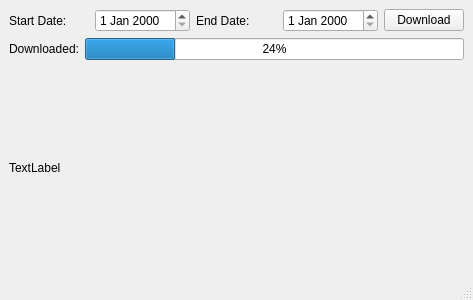
<?xml version="1.0" encoding="UTF-8"?>
<ui version="4.0">
 <class>MainWindow</class>
 <widget class="QMainWindow" name="MainWindow">
  <property name="geometry">
   <rect>
    <x>0</x>
    <y>0</y>
    <width>473</width>
    <height>300</height>
   </rect>
  </property>
  <property name="windowTitle">
   <string>MainWindow</string>
  </property>
  <widget class="QWidget" name="centralwidget">
   <layout class="QGridLayout" name="gridLayout">
    <item row="0" column="0">
     <layout class="QVBoxLayout" name="verticalLayout_2">
      <item>
       <layout class="QVBoxLayout" name="verticalLayout">
        <item>
         <layout class="QHBoxLayout" name="horizontalLayout">
          <item>
           <widget class="QLabel" name="startDateLabel">
            <property name="text">
             <string>Start Date:</string>
            </property>
           </widget>
          </item>
          <item>
           <widget class="QDateEdit" name="startDate"/>
          </item>
          <item>
           <widget class="QLabel" name="endDateLabel">
            <property name="text">
             <string>End Date:</string>
            </property>
           </widget>
          </item>
          <item>
           <widget class="QDateEdit" name="endDate"/>
          </item>
          <item>
           <widget class="QPushButton" name="downloadButton">
            <property name="text">
             <string>Download</string>
            </property>
           </widget>
          </item>
         </layout>
        </item>
        <item>
         <layout class="QHBoxLayout" name="horizontalLayout_2">
          <item>
           <widget class="QLabel" name="downlaodedLabel">
            <property name="text">
             <string>Downloaded:</string>
            </property>
           </widget>
          </item>
          <item>
           <widget class="QProgressBar" name="progressBar">
            <property name="value">
             <number>24</number>
            </property>
           </widget>
          </item>
         </layout>
        </item>
       </layout>
      </item>
      <item>
       <widget class="QLabel" name="label">
        <property name="text">
         <string>TextLabel</string>
        </property>
       </widget>
      </item>
     </layout>
    </item>
   </layout>
  </widget>
  <widget class="QStatusBar" name="statusbar"/>
  <widget class="QMenuBar" name="menubar">
   <property name="geometry">
    <rect>
     <x>0</x>
     <y>0</y>
     <width>473</width>
     <height>23</height>
    </rect>
   </property>
  </widget>
 </widget>
 <resources/>
 <connections>
  <connection>
   <sender>startDate</sender>
   <signal>dateChanged(QDate)</signal>
   <receiver>MainWindow</receiver>
   <slot>setStartDate()</slot>
   <hints>
    <hint type="sourcelabel">
     <x>203</x>
     <y>77</y>
    </hint>
    <hint type="destinationlabel">
     <x>83</x>
     <y>115</y>
    </hint>
   </hints>
  </connection>
  <connection>
   <sender>startDate</sender>
   <signal>editingFinished()</signal>
   <receiver>MainWindow</receiver>
   <slot>setStartDate()</slot>
   <hints>
    <hint type="sourcelabel">
     <x>180</x>
     <y>77</y>
    </hint>
    <hint type="destinationlabel">
     <x>123</x>
     <y>118</y>
    </hint>
   </hints>
  </connection>
  <connection>
   <sender>endDate</sender>
   <signal>dateChanged(QDate)</signal>
   <receiver>MainWindow</receiver>
   <slot>setEndDate()</slot>
   <hints>
    <hint type="sourcelabel">
     <x>431</x>
     <y>74</y>
    </hint>
    <hint type="destinationlabel">
     <x>442</x>
     <y>128</y>
    </hint>
   </hints>
  </connection>
  <connection>
   <sender>endDate</sender>
   <signal>editingFinished()</signal>
   <receiver>MainWindow</receiver>
   <slot>setEndDate()</slot>
   <hints>
    <hint type="sourcelabel">
     <x>483</x>
     <y>79</y>
    </hint>
    <hint type="destinationlabel">
     <x>492</x>
     <y>176</y>
    </hint>
   </hints>
  </connection>
  <connection>
   <sender>downloadButton</sender>
   <signal>clicked()</signal>
   <receiver>MainWindow</receiver>
   <slot>startDownload()</slot>
   <hints>
    <hint type="sourcelabel">
     <x>597</x>
     <y>76</y>
    </hint>
    <hint type="destinationlabel">
     <x>615</x>
     <y>115</y>
    </hint>
   </hints>
  </connection>
  <connection>
   <sender>downloadButton</sender>
   <signal>clicked()</signal>
   <receiver>MainWindow</receiver>
   <slot>lower()</slot>
   <hints>
    <hint type="sourcelabel">
     <x>582</x>
     <y>79</y>
    </hint>
    <hint type="destinationlabel">
     <x>610</x>
     <y>163</y>
    </hint>
   </hints>
  </connection>
  <connection>
   <sender>downloadButton</sender>
   <signal>clicked()</signal>
   <receiver>MainWindow</receiver>
   <slot>checkDateVaildity()</slot>
   <hints>
    <hint type="sourcelabel">
     <x>556</x>
     <y>80</y>
    </hint>
    <hint type="destinationlabel">
     <x>556</x>
     <y>116</y>
    </hint>
   </hints>
  </connection>
 </connections>
 <slots>
  <slot>setStartDate()</slot>
  <slot>checkDateVaildity()</slot>
  <slot>setEndDate()</slot>
  <slot>startDownload()</slot>
 </slots>
</ui>
